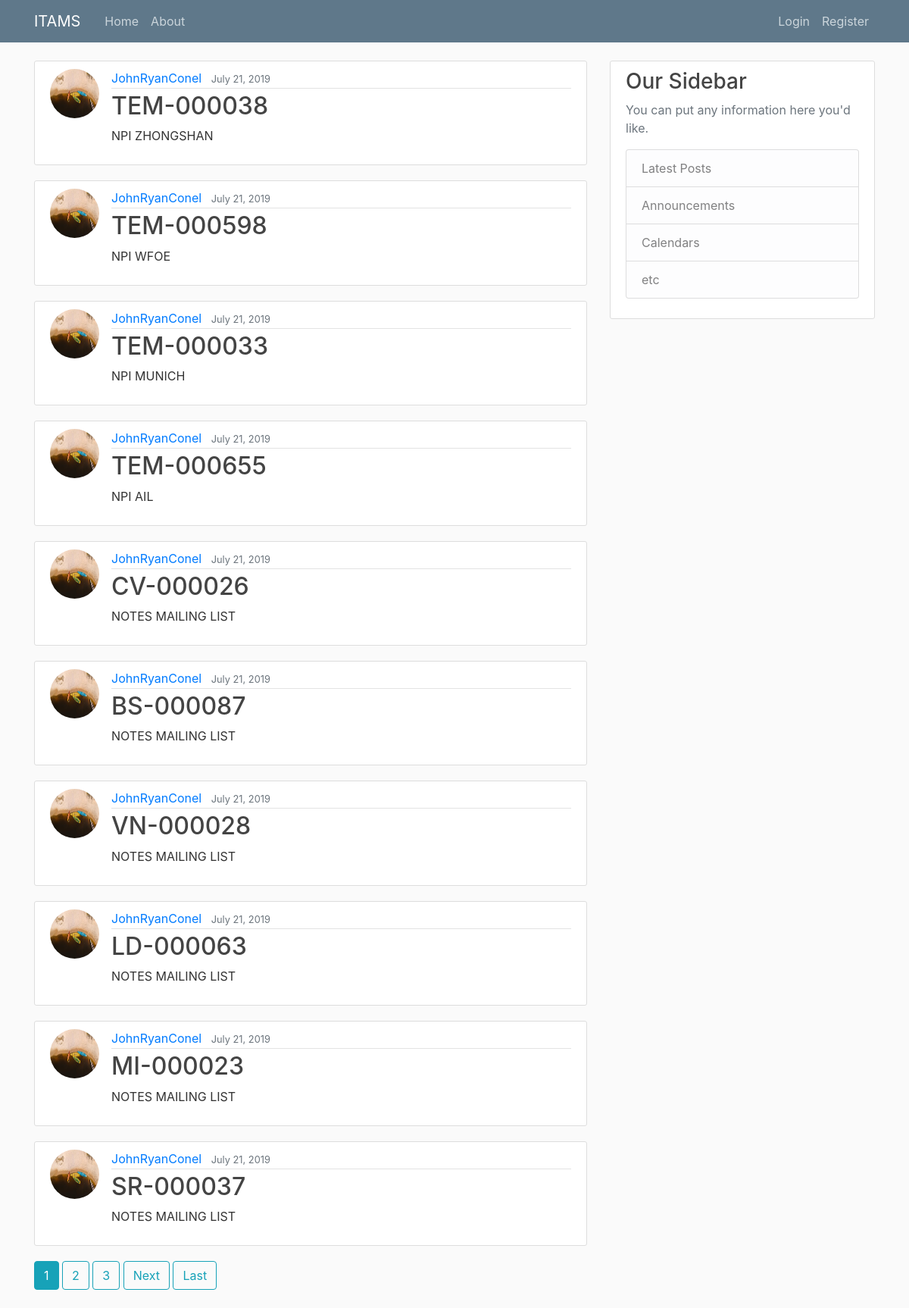
The page / on the database its author committed.
### core/models.py (models this page shows, shortened)
class Asset(models.Model):
    name = models.CharField(max_length = 128)
    description = models.TextField()
    date_added = models.DateTimeField(default=timezone.now)
    added_by = models.ForeignKey(User, on_delete=models.CASCADE)

### users/models.py (models this page shows, shortened)
class Profile(models.Model):
    user = models.OneToOneField(User, on_delete=models.CASCADE)
    image = models.ImageField(default='default.jpg', upload_to='profile_pics')

### core/views.py (the view)
# urls.py: path('', AssetListView.as_view(), name='core-home'),
class AssetListView(ListView):
    model = Asset
    template_name = 'core/home.html'  # <app>/<model>_<viewtype>.html
    context_object_name = 'assets'
    ordering = ['-date_added']
    paginate_by = 10

### core/templates/core/home.html (shortened to what this page needs)
{% extends "core/base.html" %}
{% block content %}
    {% for asset in assets %}
        <article class="media content-section">
            <img class="rounded-circle article-img" src="{{ asset.added_by.profile.image.url }}">
            <div class="media-body">
                <div class="article-metadata">
                <a class="mr-2" href="{% url 'user-assets' asset.added_by.username %}">{{ asset.added_by }}</a>
                <small class="text-muted">{{ asset.date_added|date:"F d, Y" }}</small>
                </div>
                <h2><a class="article-title" href="{% url 'asset-detail' asset.id %}">{{ asset.name }}</a></h2>
                <p class="article-content">{{ asset.description }}</p>
            </div>
        </article>
    {% endfor %}
    {% if is_paginated %}
        {% for num in page_obj.paginator.page_range %}
            {% if page_obj.number == num %}
                <a class="btn btn-info mb-4" href="?page={{ num }}">{{ num }}</a>
            {% elif num > page_obj.number|add:'-3' and num < page_obj.number|add:'3' %}
                <a class="btn btn-outline-info mb-4" href="?page={{ num }}">{{ num }}</a>
            {% endif %}
        {% endfor %}
        {% if page_obj.has_next %}
            <a class="btn btn-outline-info mb-4" href="?page={{ page_obj.next_page_number }}">Next</a>
            <a class="btn btn-outline-info mb-4" href="?page={{ page_obj.paginator.num_pages }}">Last</a>
        {% endif %}
    {% endif %}
{% endblock content %}

### core/templates/core/base.html (shortened to what this page needs)
{% load static %}
<!DOCTYPE html>
<html>
    <head>
        <link rel="stylesheet" href="https://stackpath.bootstrapcdn.com/bootstrap/4.3.1/css/bootstrap.min.css">
        <link rel="stylesheet" type="text/css" href="{% static 'core/main.css' %}">
    </head>
    <body>
        <header class="site-header">
            <nav class="navbar navbar-expand-md navbar-dark bg-steel fixed-top">
                <div class="container">
                    <a class="navbar-brand mr-4" href="{% url 'core-home' %}">ITAMS</a>
                    <div class="collapse navbar-collapse" id="navbarToggle">
                        <div class="navbar-nav mr-auto">
                            <a class="nav-item nav-link" href="{% url 'core-home' %}">Home</a>
                            <a class="nav-item nav-link" href="{% url 'core-about' %}">About</a>
                        </div>
                        <div class="navbar-nav">
                            {% if user.is_authenticated %}
                                <a class="nav-item nav-link" href="{% url 'asset-create' %}">New Asset</a>
                                <a class="nav-item nav-link" href="{% url 'profile' %}">Profile</a>
                                <a class="nav-item nav-link" href="{% url 'logout' %}">Logout</a>
                            {% else %}
                                <a class="nav-item nav-link" href="{% url 'login' %}">Login</a>
                                <a class="nav-item nav-link" href="{% url 'register' %}">Register</a>
                            {% endif %}
                        </div>
                    </div>
                </div>
            </nav>
        </header>
        <main role="main" class="container">
            <div class="row">
                <div class="col-md-8">
                    {% block content %}{% endblock %}
                </div>
                <div class="col-md-4">
                    <div class="content-section">
                        <h3>Our Sidebar</h3>
                        <p class='text-muted'>You can put any information here you'd like.
                        <ul class="list-group">
                            <li class="list-group-item list-group-item-light">Latest Posts</li>
                            <li class="list-group-item list-group-item-light">Announcements</li>
                            <li class="list-group-item list-group-item-light">Calendars</li>
                            <li class="list-group-item list-group-item-light">etc</li>
                        </ul>
                        </p>
                    </div>
                </div>
            </div>
        </main>
    </body>
</html>

### core/static/core/main.css (style rules this page uses)
body { background: #fafafa; color: #333333; margin-top: 5rem; }
h1, h2, h3, h4, h5, h6 { color: #444444; }
ul { margin: 0; }
.bg-steel { background-color: #5f788a; }
.site-header .navbar-nav .nav-link { color: #cbd5db; }
.content-section { background: #ffffff; padding: 10px 20px; border: 1px solid #dddddd; border-radius: 3px; margin-bottom: 20px; }
.article-title { color: #444444; }
.article-content { white-space: pre-line; }
.article-img { height: 65px; width: 65px; margin-right: 16px; }
.article-metadata { padding-bottom: 1px; margin-bottom: 4px; border-bottom: 1px solid #e3e3e3 }

### rows shown on the page
Asset: added_by.profile.image (picture), added_by "JohnRyanConel", date_added "July 21, 2019", name "TEM-000038", description "NPI ZHONGSHAN"
Asset: added_by.profile.image (picture), added_by "JohnRyanConel", date_added "July 21, 2019", name "TEM-000598", description "NPI WFOE"
Asset: added_by.profile.image (picture), added_by "JohnRyanConel", date_added "July 21, 2019", name "TEM-000033", description "NPI MUNICH"
Asset: added_by.profile.image (picture), added_by "JohnRyanConel", date_added "July 21, 2019", name "TEM-000655", description "NPI AIL"
Asset: added_by.profile.image (picture), added_by "JohnRyanConel", date_added "July 21, 2019", name "CV-000026", description "NOTES MAILING LIST"
Asset: added_by.profile.image (picture), added_by "JohnRyanConel", date_added "July 21, 2019", name "BS-000087", description "NOTES MAILING LIST"
Asset: added_by.profile.image (picture), added_by "JohnRyanConel", date_added "July 21, 2019", name "VN-000028", description "NOTES MAILING LIST"
Asset: added_by.profile.image (picture), added_by "JohnRyanConel", date_added "July 21, 2019", name "LD-000063", description "NOTES MAILING LIST"
Asset: added_by.profile.image (picture), added_by "JohnRyanConel", date_added "July 21, 2019", name "MI-000023", description "NOTES MAILING LIST"
Asset: added_by.profile.image (picture), added_by "JohnRyanConel", date_added "July 21, 2019", name "SR-000037", description "NOTES MAILING LIST"

### other values the page prints
{{ num }} "1"
{{ num }} "2" "3"
